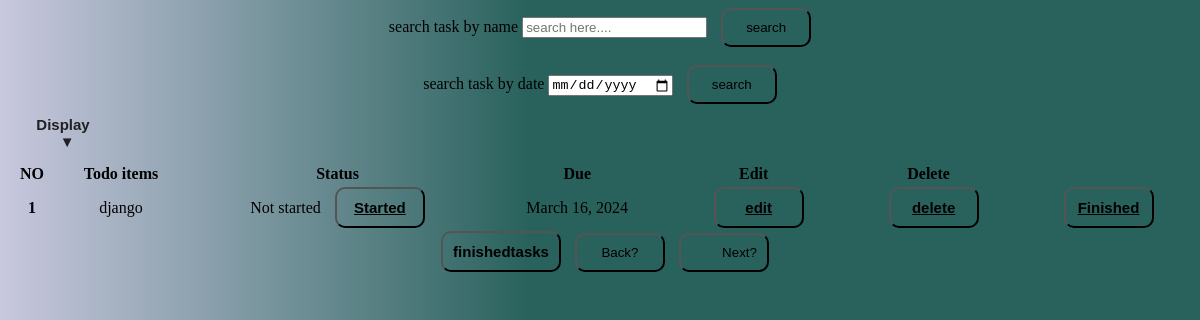
Screenshot of /display (signed in) with the database file from the repository.
### task/models.py (models this page shows)
class todo(models.Model):
    task =models.TextField()
    status = models.CharField(default="Not started", max_length=50)
    due = models.DateField(auto_now=False, auto_now_add=False)
    uid=models.ForeignKey(User, on_delete=models.CASCADE)

### task/views.py (the view)
# urls.py: path('display',views.display,name='display'),
def display(request):
    data=todo.objects.filter(Q(status="Not started")|Q(status="In progress"),uid_id=request.user.id)
    return render(request,"display.html",{'records':data})

### task/templates/display.html (shortened to what this page needs)
<!DOCTYPE html>
<html lang="en">
<head>
</head>
<body style="text-align:center">
   {% block content %}
        <form method='post' action={% url "search" %}>
         <label for="search"> search task by name</label>
         <input type="text" id='search' name='search' placeholder="search here....">
          <button>search</button><br><br>
        </form>
        <form method="post"action="{% url "due" %}">
            <label for="due">search task by date</label>
            <input type="date" name="search" id="due">
            <button>search</button>
        </form>
    <div>
        <table width=100%>
            <thead>
            <tr>
                <th>NO</th>
                <th>Todo items</th>
                <th>Status</th>
                <th>Due</th>
                <th>Edit</th>
                <th>Delete</th>
            </tr>
            </thead>
            <tbody>
                <div class="paste-button">
                    <button class="button">Display &nbsp; ▼</button>
                  </div>
                {% for record in records %}
                <tr>
                    <th>{{ forloop.counter }}</th>
                    <td>{{ record.task }}</td>
                    <td>{{ record.status }} {% if record.status == "Not started" %}<button><a href="{% url 'inprogress' record.id %}">Started</a></button></td>{% endif %}
                    <td>{{ record.due }}</td>
                    <td><button class="btn"><a href="{% url "edit" record.id %}">edit</a></button></td>
                    <td><button class="btn1"><a href="{% url "delete" record.id %}">delete</a></button></td>
                    <td><button class="btn2"><a href="{% url "finished" record.id %}">Finished</a></button></td>
                </tr>
                {% endfor %}
            </tbody>
            </table>
        </div>
        <button class="hi" style="width:auto"><a href="{% url "finishedtasks" %}" style="text-decoration:none">finishedtasks</a></button>
        <a href="{% url "task" %}"><button style="text-align:leftend">Back?</button></a>
   <a href="{% url "finishedtasks" %}"><button style="text-align:end">Next?</button></a>
   {% endblock content %}
</body>
</html>

### task/templates/display.html (style rules this page uses)
button { background-color:transparent; margin-left: 10px; border-radius: 10px; padding: 10px; width: 90px; }
button a { color: black; font-weight: bold; font-size: 15px; }
.paste-button { position: relative; display: flex; font-family: 'Segoe UI', Tahoma, Geneva, Verdana, sans-serif; }
.button { background-color: transparent; color: #212121; padding: 10px 15px; font-size: 15px; font-weight: bold; border: 2px solid transparent; border-radius: 15px; cursor: pointer; }
.btn { background-color:transparent; margin-left: 10px; border-radius: 10px; padding: 10px; width: 90px; }
.btn a { color: black; font-weight: bold; font-size: 15px; }
.btn1 { background-color:transparent; margin-left: 10px; border-radius: 10px; padding: 10px; width: 90px; }
.btn1 a { color: black; font-weight: bold; font-size: 15px; }
.btn2 { background-color:transparent; margin-left: 10px; border-radius: 10px; padding: 10px; width: 90px; }
.btn2 a { color: black; font-weight: bold; font-size: 15px; }
body { background: rgb(201,200,223); background: linear-gradient(90deg, rgba(201,200,223,1) 0%, rgba(41,98,93,1) 44%); }

### rows the page displays
todo: task "django", status "Not started", shows "Started", due "March 16, 2024"
